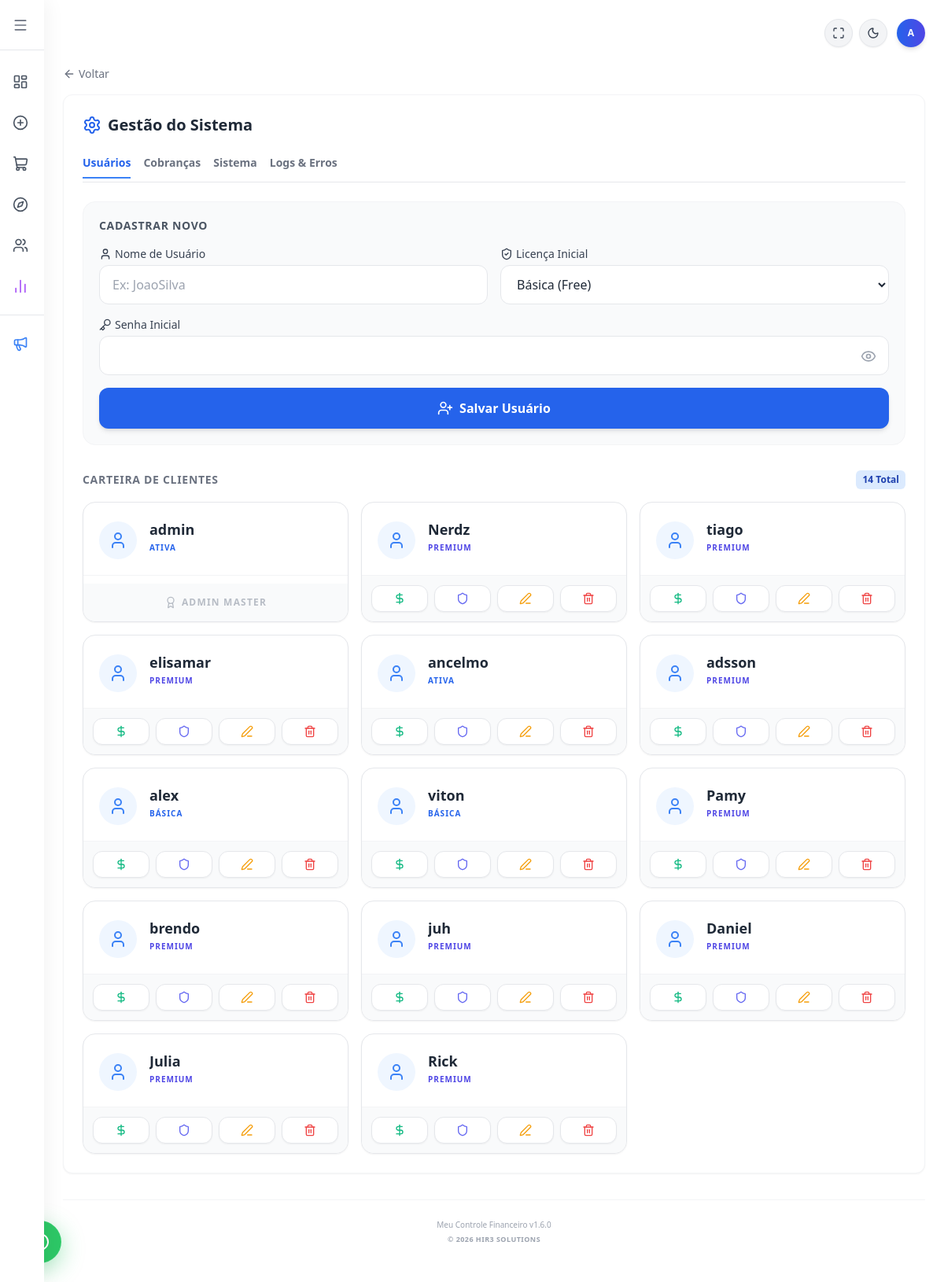
/usuarios (signed in), run on the app's committed database.
### tables this page shows
CREATE TABLE usuarios (
            id INTEGER PRIMARY KEY AUTOINCREMENT,
            usuario TEXT UNIQUE NOT NULL,
            senha TEXT NOT NULL
        , renda REAL DEFAULT 0.00, licenca TEXT DEFAULT 'Ativa', valor_licencas REAL DEFAULT 0.00, telefone TEXT, is_admin INTEGER DEFAULT 0, renda_variavel TEXT DEFAULT 'nao', ultimo_mes_acesso TEXT DEFAULT '');

### flask_app.py (the view, shortened to what this page needs)
@app.route('/usuarios', methods=['GET', 'POST'])
def usuarios():
    if 'logado' not in session:
        return redirect(url_for('login'))
    if not session.get('is_admin'):
        return render_template('telas/gestao_usuarios.html')
    conexao = sqlite3.connect('financas.db')
    conexao.row_factory = sqlite3.Row
    cursor = conexao.cursor()
    try:
        cursor.execute("SELECT id, usuario, licenca, valor_licencas, modulos_liberados FROM usuarios WHERE ativo = 1 OR ativo IS NULL")
        lista_users = cursor.fetchall()
    except sqlite3.OperationalError:
        try:
            cursor.execute("SELECT id, usuario, licenca, valor_licencas, modulos_liberados FROM usuarios")
            lista_users = cursor.fetchall()
        except sqlite3.OperationalError:
            cursor.execute("SELECT id, usuario, licenca, valor_licencas, 'Todos' as modulos_liberados FROM usuarios")
            lista_users = cursor.fetchall()
    logs = []
    try:
        cursor.execute("SELECT * FROM logs_sistema ORDER BY id DESC LIMIT 50")
        logs = [dict(row) for row in cursor.fetchall()]
    except sqlite3.OperationalError:
        logs = []
    conexao.close()
    db_size_mb = 0.0
    if os.path.exists('financas.db'):
        db_size_mb = round(os.path.getsize('financas.db') / (1024 * 1024), 2)
    uploads_size_mb = 0.0
    uploads_path = 'static/uploads'
    try:
        total_disk, used_disk, free_disk = shutil.disk_usage("/")
        disk_percent = int((used_disk / total_disk) * 100)
    except:
        disk_percent = 0
    sys_info = {
        'db_size': str(db_size_mb).replace('.', ','),
        'uploads_size': str(uploads_size_mb).replace('.', ','),
        'disk_percent': disk_percent,
        'python_version': platform.python_version(),
        'flask_version': flask.__version__,
        'app_version': 'v1.5.9'
    }
    return render_template('telas/gestao_usuarios.html', usuarios=lista_users, logs=logs, sys_info=sys_info)

### flask_app.py (called while the page is built)
@app.context_processor
def inject_global_vars():
    versao = "1.6.0"
    data_formatada = datetime.now().strftime('%B %Y').capitalize()
    return dict(
        versao_atual=versao,
        data_atual=data_formatada
    )

### templates/telas/gestao_usuarios.html (shortened to what this page needs)
{% extends "base.html" %}
{% block content %}
    <a href="javascript:history.back()" class="flex items-center gap-1 text-gray-500 hover:text-blue-600 dark:text-gray-400 dark:hover:text-blue-400 mb-4 transition-colors text-sm font-medium">
        <i data-lucide="arrow-left" class="w-4 h-4"></i>
        <span>Voltar</span>
    </a>
    <div class="w-full bg-white dark:bg-gray-800 p-6 rounded-xl shadow-sm border border-gray-100 dark:border-gray-700">
        <h2 class="text-xl font-bold mb-6 text-gray-800 dark:text-gray-200 flex items-center gap-2">
            <i data-lucide="settings" class="w-6 h-6 text-blue-600 dark:text-blue-400"></i> Gestão do Sistema
        </h2>
        <div class="flex gap-4 border-b border-gray-200 dark:border-gray-700 mb-6 overflow-x-auto pb-1">
            <button onclick="showTab('usuarios')" id="btn-usuarios" class="pb-2 border-b-2 border-blue-500 font-bold text-sm text-blue-600 dark:text-blue-400 transition-all whitespace-nowrap">Usuários</button>
            <button onclick="showTab('cobrancas')" id="btn-cobrancas" class="pb-2 border-b-2 border-transparent hover:border-gray-300 font-bold text-sm text-gray-500 transition-all whitespace-nowrap">Cobranças</button>
            <button onclick="showTab('sistema')" id="btn-sistema" class="pb-2 border-b-2 border-transparent hover:border-gray-300 font-bold text-sm text-gray-500 transition-all whitespace-nowrap">Sistema</button>
            <button onclick="showTab('logs')" id="btn-logs" class="pb-2 border-b-2 border-transparent hover:border-gray-300 font-bold text-sm text-gray-500 transition-all whitespace-nowrap">Logs & Erros</button>
        </div>
        {% if session.get('is_admin') %}
            <div id="div-usuarios" class="block">
                <form action="/usuarios" method="POST" class="mb-8 space-y-4 bg-gray-50 dark:bg-gray-900/30 p-5 rounded-2xl border border-gray-100 dark:border-gray-700/50">
                    <h3 class="text-sm font-bold text-gray-600 dark:text-gray-300 uppercase tracking-wider mb-2">Cadastrar Novo</h3>
                    <div class="grid grid-cols-1 md:grid-cols-2 gap-4">
                        <div>
                            <label class="block text-sm font-medium text-gray-700 dark:text-gray-300 mb-1 flex items-center gap-1">
                                <i data-lucide="user" class="w-4 h-4"></i> Nome de Usuário
                            </label>
                            <input type="text" name="usuario" placeholder="Ex: JoaoSilva" required
                                   class="w-full px-4 py-3 bg-white dark:bg-gray-900 border border-gray-200 dark:border-gray-700 rounded-xl text-gray-800 dark:text-gray-100 focus:outline-none focus:ring-2 focus:ring-blue-500 transition-all">
                        </div>
                        <div>
                            <label class="block text-sm font-medium text-gray-700 dark:text-gray-300 mb-1 flex items-center gap-1">
                                <i data-lucide="shield-check" class="w-4 h-4"></i> Licença Inicial
                            </label>
                            <select name="licenca" required class="w-full px-4 py-3 bg-white dark:bg-gray-900 border border-gray-200 dark:border-gray-700 rounded-xl text-gray-800 dark:text-gray-100 focus:outline-none focus:ring-2 focus:ring-blue-500 transition-all cursor-pointer">
                                <option value="Básica" selected>Básica (Free)</option>
                            </select>
                        </div>
                    </div>
                    <div class="relative w-full">
                        <label class="block text-sm font-medium text-gray-700 dark:text-gray-300 mb-1 flex items-center gap-1">
                            <i data-lucide="key" class="w-4 h-4"></i> Senha Inicial
                        </label>
                        <input type="password" id="senha-input" name="senha" required
                               class="w-full px-4 py-3 pr-10 bg-white dark:bg-gray-900 border border-gray-200 dark:border-gray-700 rounded-xl text-gray-800 dark:text-gray-100 focus:outline-none focus:ring-2 focus:ring-blue-500 transition-all">
                        <button type="button" onclick="toggleSenha()" class="absolute right-4 top-10 text-gray-400 hover:text-gray-600 transition-colors">
                            <i id="olhinho-icone" data-lucide="eye" class="w-5 h-5"></i>
                        </button>
                    </div>
                    <button type="submit" name="cadastrar" class="w-full bg-blue-600 text-white font-bold py-3.5 px-4 rounded-xl hover:bg-blue-700 transition duration-200 shadow-md flex items-center justify-center gap-2 mt-4 active:scale-95">
                        <i data-lucide="user-plus" class="w-5 h-5"></i> Salvar Usuário
                    </button>
                </form>
                <div class="flex items-center justify-between mb-4">
                    <h3 class="text-sm font-bold text-gray-500 dark:text-gray-400 uppercase tracking-wider">Carteira de Clientes</h3>
                    <span class="bg-blue-100 text-blue-800 dark:bg-blue-900/30 dark:text-blue-300 text-xs font-bold px-2 py-1 rounded-md">{{ usuarios|length }} Total</span>
                </div>
                <div class="grid grid-cols-1 md:grid-cols-2 lg:grid-cols-3 gap-4">
                    {% for u in usuarios %}
                    <div class="bg-white dark:bg-gray-800 border border-gray-200 dark:border-gray-700 rounded-2xl shadow-sm hover:shadow-md hover:border-blue-300 dark:hover:border-blue-700 transition-all flex flex-col overflow-hidden group">
                        <div class="p-5 flex items-start gap-4 border-b border-gray-100 dark:border-gray-700/50">
                            <div class="bg-blue-50 dark:bg-blue-900/20 p-3 rounded-full shrink-0 mt-1">
                                <i data-lucide="user" class="w-6 h-6 text-blue-500 dark:text-blue-400"></i>
                            </div>
                            <div class="flex flex-col min-w-0">
                                <h4 class="font-bold text-gray-800 dark:text-gray-100 text-lg truncate" title="{{ u[1] }}">{{ u[1] }}</h4>
                                <span class="text-[10px] font-black {% if u[2] == 'Premium' %}text-indigo-600 dark:text-indigo-400{% else %}text-blue-600 dark:text-blue-400{% endif %} uppercase tracking-widest mt-0.5">
                                    {{ u[2] }}
                                </span>
                            </div>
                        </div>
                        <div class="p-3 bg-gray-50 dark:bg-gray-900/40 flex items-center justify-between mt-auto">
                            {% if u[0] != 1 %}
                                <div class="grid grid-cols-4 gap-2 w-full">
                                    <a href="/financeiro?id_usuario={{ u[0] }}" class="flex items-center justify-center p-2 rounded-xl bg-white dark:bg-gray-800 border border-gray-200 dark:border-gray-700 text-emerald-500 hover:bg-emerald-50 dark:hover:bg-emerald-900/20 hover:border-emerald-200 transition-colors shadow-sm" title="Ver Extrato do Cliente">
                                        <i data-lucide="dollar-sign" class="w-4 h-4"></i>
                                    </a>
                                    <form action="/tornar_admin/{{ u[0] }}" method="POST" class="m-0 w-full" onsubmit="return confirm('ATENÇÃO: Tem certeza que deseja promover este usuário a Administrador?');">
                                        <button type="submit" class="w-full flex items-center justify-center p-2 rounded-xl bg-white dark:bg-gray-800 border border-gray-200 dark:border-gray-700 text-indigo-500 hover:bg-indigo-50 dark:hover:bg-indigo-900/20 hover:border-indigo-200 transition-colors shadow-sm" title="Promover a Administrador">
                                            <i data-lucide="shield" class="w-4 h-4"></i>
                                        </button>
                                    </form>
                                    <button type="button" onclick="abrirEdicaoUsuario('{{ u[0] }}', '{{ u[1] }}', '{{ u[2] }}', '{{ u[3] }}', '{{ u[4] }}', '{{ u[5] if u|length > 5 else '' }}')" class="flex items-center justify-center p-2 rounded-xl bg-white dark:bg-gray-800 border border-gray-200 dark:border-gray-700 text-amber-500 hover:bg-amber-50 dark:hover:bg-amber-900/20 hover:border-amber-200 transition-colors shadow-sm" title="Editar Usuário / Contrato">
                                        <i data-lucide="edit-3" class="w-4 h-4"></i>
                                    </button>
                                    <button type="button" onclick="confirmarInativacao('{{ u[0] }}', '{{ u[1] }}')" class="flex items-center justify-center p-2 rounded-xl bg-white dark:bg-gray-800 border border-gray-200 dark:border-gray-700 text-red-500 hover:bg-red-50 dark:hover:bg-red-900/20 hover:border-red-200 transition-colors shadow-sm" title="Inativar Usuário">
                                        <i data-lucide="trash-2" class="w-4 h-4"></i>
                                    </button>
                                </div>
                            {% else %}
                                <div class="w-full flex justify-center py-1">
                                    <span class="text-xs text-gray-400 font-bold uppercase tracking-widest flex items-center gap-1.5 opacity-70">
                                        <i data-lucide="award" class="w-4 h-4"></i> Admin Master
                                    </span>
                                </div>
                            {% endif %}
                        </div>
                    </div>
                    {% endfor %}
                </div>
            </div>
        {% endif %}
    </div>
{% endblock %}

### data on the page
usuarios: usuario "admin", licenca "ATIVA", shows "ADMIN MASTER"
usuarios: usuario "Nerdz", licenca "PREMIUM"
usuarios: usuario "tiago", licenca "PREMIUM"
usuarios: usuario "elisamar", licenca "PREMIUM"
usuarios: usuario "ancelmo", licenca "ATIVA"
usuarios: usuario "adsson", licenca "PREMIUM"
usuarios: usuario "alex", licenca "BÁSICA"
usuarios: usuario "viton", licenca "BÁSICA"
usuarios: usuario "Pamy", licenca "PREMIUM"
usuarios: usuario "brendo", licenca "PREMIUM"
usuarios: usuario "juh", licenca "PREMIUM"
usuarios: usuario "Daniel", licenca "PREMIUM"
usuarios: usuario "Julia", licenca "PREMIUM"
usuarios: usuario "Rick", licenca "PREMIUM"

### other printed values
{{ session.get('usuario', 'U')[:1].upper() }} "A"
{{ usuarios|length }} "14"
{{ versao_atual }} "1.6.0"
